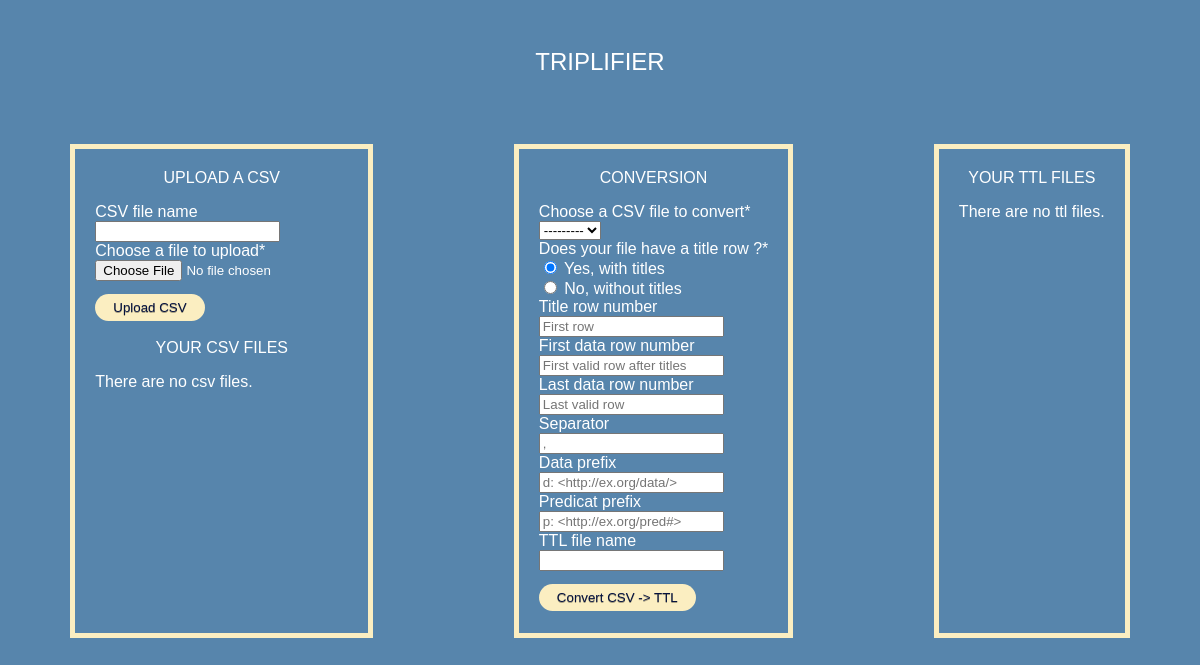
Before: /triplifier/ with the older database file.
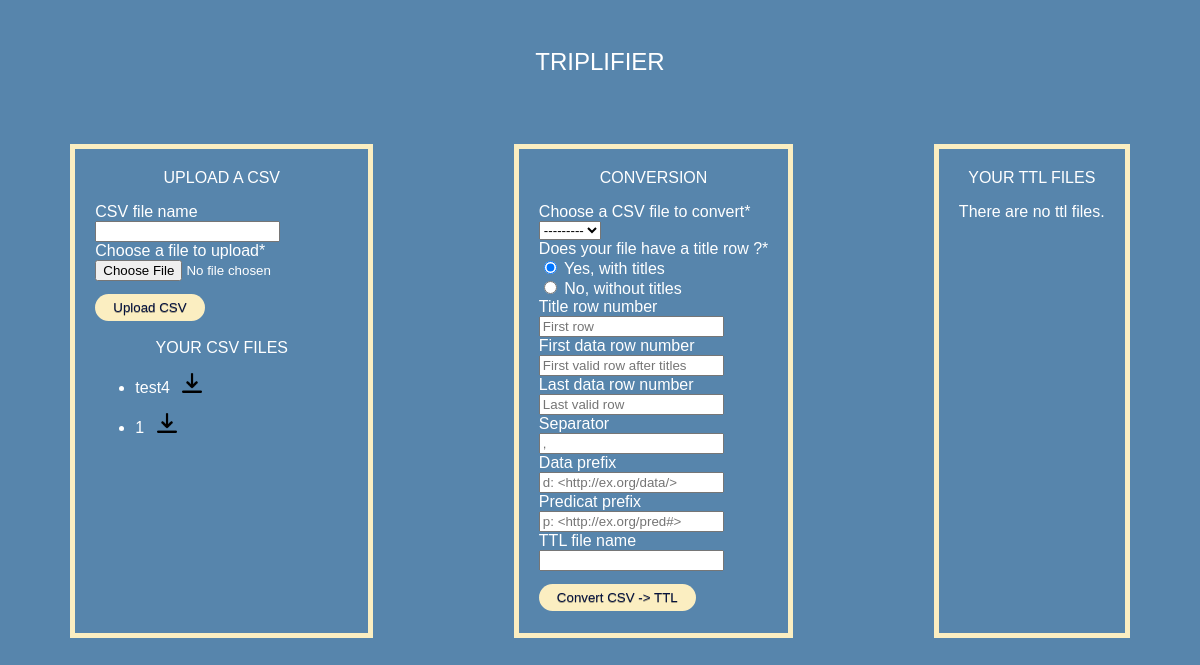
After: the same page with the newer database file.
### triplifierapp/models.py (models this page shows)
class csvModel(models.Model):
    csvFileName = models.CharField(max_length=50)
    csvFile = models.FileField(upload_to='tpData/csv/')
    def __str__(self):
        return self.csvFileName

### triplifierapp/views.py (the view)
# urls.py: path('triplifier/', include('triplifierapp.urls')),
def triplifier(request):
    if request.method == 'POST':
        if "uploadBut" in request.POST:
            form2 = convertForm()
            form1 = uploadCsvForm(request.POST, request.FILES)
            if form1.is_valid:
                print("FORM VALID")
                document = form1.save(commit=False)
                if document.csvFileName != "":
                    document.csvFile.name = document.csvFileName+".csv"
                else:
                    document.csvFile.name = str(request.FILES["csvFile"])
                    document.csvFileName = str(request.FILES["csvFile"]).replace(".csv","")
                if (document.csvFileName in list(csvModel.objects.all().values_list('csvFileName',flat=True))):
                    messages.add_message(request, messages.ERROR, 'CSV name already exists !')
                    return redirect('/')
                messages.add_message(request, messages.INFO, 'CSV added !')
                document.save()
                return redirect('/')
        elif "convertBut" in request.POST:
            form1 = uploadCsvForm()
            form2 = convertForm(request.POST)
            if form2.is_valid():
                print("POST REQUEST")
                print(form2.cleaned_data.get("title"))
                print(form2.cleaned_data.get("titleRow"))
                print(form2.cleaned_data.get("fileToConvert"))
                print(type(form2.cleaned_data.get("newFileName")))
                print(str(form2.cleaned_data.get("newFileName")))
                print(request.POST.get("newFileName"))
                trpObj = Triplificator("tpData/csv/"+str(form2.cleaned_data.get("fileToConvert"))+".csv"
                , form2.cleaned_data.get("titleRow"), form2.cleaned_data.get("firstDataRow")
                , form2.cleaned_data.get("lastDataRow"), form2.cleaned_data.get("separator")
                , form2.cleaned_data.get("prefixData"), form2.cleaned_data.get("predicatData"), form2.cleaned_data.get("title"))
                trpObj.writeFile("tpData/ttl/"+str(form2.cleaned_data.get("newFileName"))+".ttl")
                ttlObj = ttlModel()
                ttlObj.ttlFileName = str(form2.cleaned_data.get("newFileName"))
                local_file = open("tpData/ttl/"+str(form2.cleaned_data.get("newFileName"))+".ttl", 'rb')
                ttlObj.ttlFile.save(str(form2.cleaned_data.get("newFileName"))+".ttl", File(local_file)) #getting duplicated file in cd
                os.remove(ttlObj.ttlFileName+".ttl") #so we delete this file
                local_file.close()
                ttlObj.save()
                return redirect('/')
    else:
        form1 = uploadCsvForm()
        form2 = convertForm()
    csvObjs = csvModel.objects.all()
    ttlObjs = ttlModel.objects.all()
    return render(request, 'triplifier.html', {"form":form1, "csvFiles":csvObjs, "ttlFiles":ttlObjs, "formConvert":form2})

### triplifierapp/forms.py
class uploadCsvForm(forms.ModelForm):
    class Meta:
        model = csvModel
        fields = ('csvFileName', 'csvFile')
        labels = {
            "csvFileName": "CSV file name",
            "csvFile": "Choose a file to upload"
        }
    def __init__(self, *args, **kwargs):
        super(uploadCsvForm, self).__init__(*args, **kwargs)
        self.fields['csvFileName'].required = False

### triplifierapp/templates/triplifier.html (shortened to what this page needs)
{% extends "base_generic.html" %}
{% block content %}
{% load crispy_forms_tags %}
<form method="post" enctype="multipart/form-data">
    {{ form|crispy }}
    <button type="submit" name="uploadBut" class="button">Upload CSV</button>
</form>
{% endblock %}
{% block csvlist %}
{% if csvFiles %}
    <ul>
        {% for csvFile in csvFiles %}
        <li>
            <div class="csvFileTitle">{{ csvFile.csvFileName }}
            {% load static %}
            <a href="{{ csvFile.csvFile.url }}"> <img src="{% static 'download.png' %}" height="20px"></a></div>
        </li>
        {% endfor %}
    </ul>
{% else %}
    <p>There are no csv files.</p>
{% endif %}
{% endblock %}
{% block convert %}
<form method="post" enctype="multipart/form-data">
    {{ formConvert|crispy }}
    <button type="submit" name="convertBut" class="button">Convert CSV -> TTL</button>
</form>
{% endblock %}
{% block turtle %}
{% if ttlFiles %}
        {% for ttlFile in ttlFiles %}
                {% load static %}
        {% endfor %}
{% else %}
    <p>There are no ttl files.</p>
{% endif %}
{% endblock %}

Changed rows visible on the page:
added csvModel: csvFileName "test4"
added csvModel: csvFileName "1"
Other visible differences:
text no longer shown: "There are no csv files."
